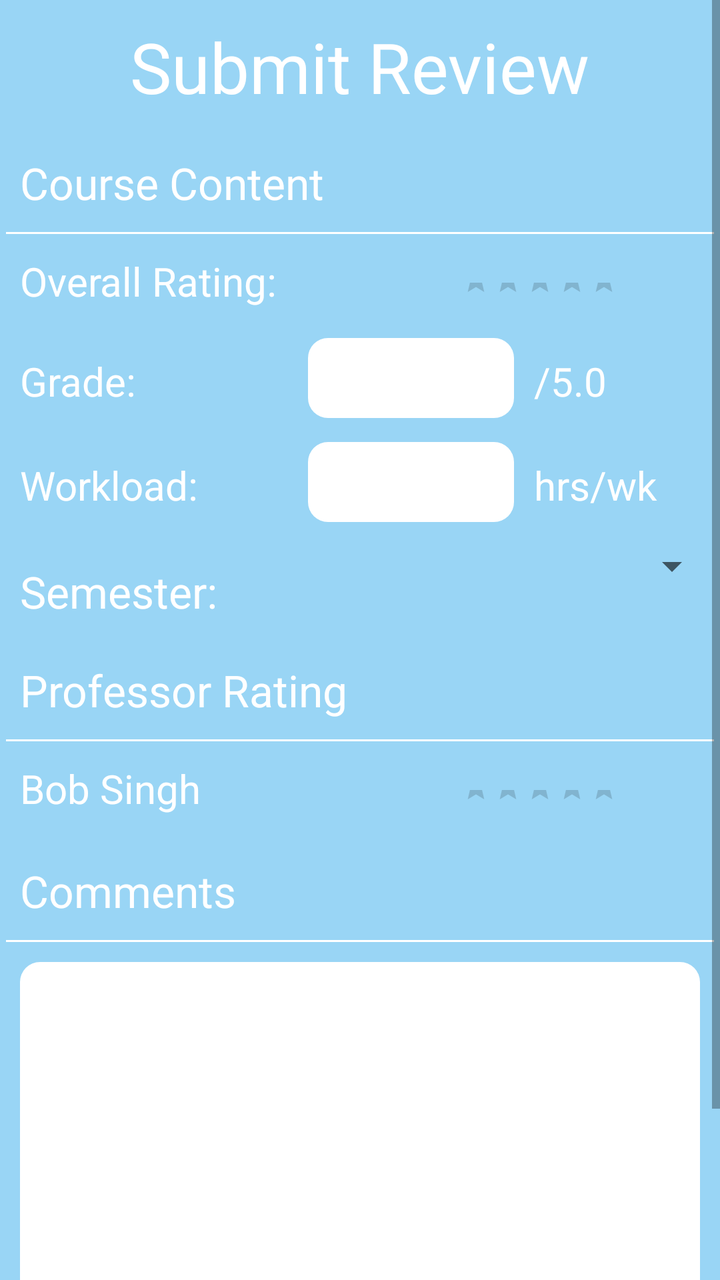
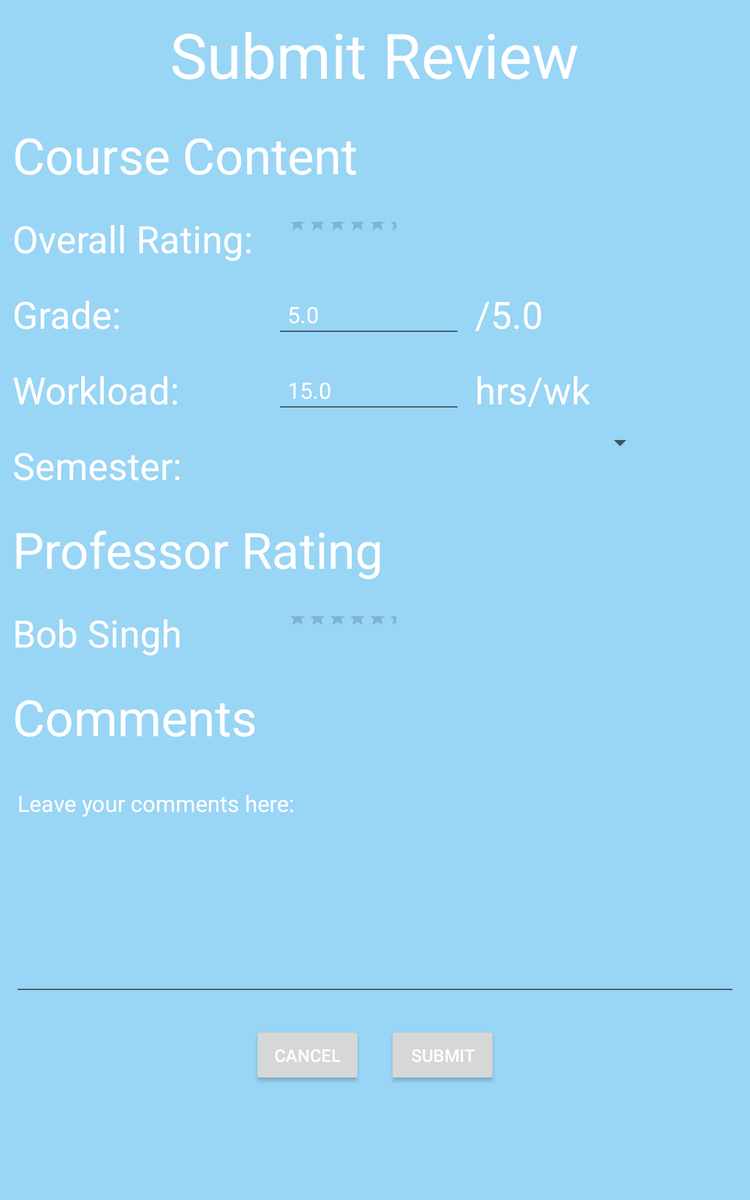

An Android layout and its configuration variant, each rendered on a device that would load it. The default file and the variant file are quoted in full after the pictures.
<!-- AndroidManifest.xml: application theme AppTheme -->
<!-- res/layout/submit_review.xml -->
<?xml version="1.0" encoding="utf-8"?>
<ScrollView xmlns:android="http://schemas.android.com/apk/res/android"
    android:layout_height="match_parent"
    android:layout_width="match_parent"
    android:background="@color/blue_2">

    <LinearLayout
        android:orientation="vertical"
        android:layout_width="match_parent"
        android:layout_height="match_parent">
        

        <TextView
            android:layout_width="wrap_content"
            android:layout_height="wrap_content"
            android:textAppearance="?android:attr/textAppearanceLarge"
            android:text="@string/submit_review"
            android:id="@+id/submit_review"
            android:layout_gravity="center"
            android:textSize="35sp"
            android:padding="10dp" />

        <TextView
            android:layout_width="wrap_content"
            android:layout_height="wrap_content"
            android:textAppearance="?android:attr/textAppearanceLarge"
            android:text="@string/course_content"
            android:id="@+id/course_content"
            android:textSize="22sp"
            android:padding="10dp" />

        <View
            android:layout_width="match_parent"
            android:layout_height="1dp"
            android:layout_marginLeft="3dp"
            android:layout_marginRight="3dp"
            android:background="@color/white" />

        
        <LinearLayout
            android:layout_width="match_parent"
            android:layout_height="wrap_content"
            android:orientation="horizontal"
            android:weightSum="2">

            <TextView
                android:layout_width="0dp"
                android:layout_weight="1"
                android:layout_height="wrap_content"
                android:text="@string/overall_rating_text"
                android:id="@+id/overall_rating"
                android:padding="10dp"

                android:textSize="20sp" />

            <RatingBar
                android:layout_width="0dp"
                android:layout_height="50dp"
                android:id="@+id/ratingBar_1"
                android:paddingTop="15dp"
                android:paddingLeft="50dp"
                android:paddingRight="50dp"
                style="?android:attr/ratingBarStyleSmall"
                android:layout_weight="1" />

        </LinearLayout>


        

        <LinearLayout
            android:layout_width="match_parent"
            android:layout_height="wrap_content"
            android:orientation="horizontal"
            android:paddingBottom="5dp">

            <TextView
                android:layout_width="0dp"
                android:layout_weight="3"
                android:layout_height="wrap_content"
                android:text="@string/grade"
                android:id="@+id/grade_text"
                android:padding="10dp"
                android:textSize="20sp" />

            <EditText
                android:layout_width="0dp"
                android:layout_weight="2"
                android:layout_height="40dp"
                android:id="@+id/grade_input"
                android:hint="@string/hint_grade"
                android:inputType="numberDecimal"
                android:padding="10dp"
                android:background="@drawable/edittext_bg"></EditText>

            <TextView
                android:layout_width="0dp"
                android:layout_weight="2"
                android:layout_height="wrap_content"
                android:text="@string/out_of_5_text"
                android:id="@+id/out_of_5"
                android:padding="10dp"

                android:textSize="20sp" />

        </LinearLayout>


        
        <LinearLayout
            android:layout_width="match_parent"
            android:layout_height="wrap_content"
            android:orientation="horizontal"
            android:paddingBottom="5dp">

            <TextView
                android:layout_width="0dp"
                android:layout_weight="3"
                android:layout_height="wrap_content"
                android:text="Workload:"
                android:id="@+id/workload"
                android:padding="10dp"
                android:textSize="20sp" />

            <EditText
                android:layout_width="0dp"
                android:layout_weight="2"
                android:layout_height="40dp"
                android:id="@+id/workload_input"
                android:hint="@string/hint_workload"
                android:inputType="numberDecimal"
                android:padding="10dp"
                android:background="@drawable/edittext_bg"></EditText>

            <TextView
                android:layout_width="0dp"
                android:layout_weight="2"
                android:layout_height="wrap_content"
                android:text="@string/hrs_per_week"
                android:id="@+id/hrs"
                android:textSize="20sp"
                android:padding="10dp" />
        </LinearLayout>


        
        <LinearLayout
            android:layout_width="match_parent"
            android:layout_height="wrap_content"
            android:orientation="horizontal">

            <TextView
                android:layout_width="0dp"
                android:layout_weight="1"
                android:layout_height="wrap_content"
                android:text="Semester:"
                android:id="@+id/semester"
                android:padding="10dp"
                android:textSize="22sp" />

            <Spinner
                android:layout_width="0dp"
                android:layout_weight="1"
                android:layout_height="wrap_content"
                android:id="@+id/semester_spinner" />

        </LinearLayout>


        <TextView
            android:layout_width="wrap_content"
            android:layout_height="wrap_content"
            android:textAppearance="?android:attr/textAppearanceLarge"
            android:text="@string/prof_rating"
            android:id="@+id/prof_rating_title"
            android:textSize="22sp"
            android:padding="10dp" />

        <View
            android:layout_width="match_parent"
            android:layout_height="1dp"
            android:layout_marginLeft="3dp"
            android:layout_marginRight="3dp"
            android:background="@color/white" />

        
        <LinearLayout
            android:layout_width="match_parent"
            android:layout_height="wrap_content"
            android:orientation="horizontal">

            <TextView
                android:layout_width="0dp"
                android:layout_weight="1"
                android:layout_height="wrap_content"
                android:text="@string/prof_sample"
                android:id="@+id/prof_rating"
                android:padding="10dp"

                android:textSize="20sp" />

            <RatingBar
                android:layout_width="0dp"
                android:layout_height="50dp"
                android:id="@+id/ratingBar_2"
                android:paddingTop="15dp"
                android:paddingLeft="50dp"
                android:paddingRight="50dp"
                style="?android:attr/ratingBarStyleSmall"
                android:layout_weight="1" />

        </LinearLayout>


        
        <TextView
            android:layout_width="wrap_content"
            android:layout_height="wrap_content"
            android:textAppearance="?android:attr/textAppearanceLarge"
            android:text="@string/comment"
            android:id="@+id/comment_title"
            android:textSize="22sp"
            android:padding="10dp" />
        <View
            android:layout_width="match_parent"
            android:layout_height="1dp"
            android:layout_marginLeft="3dp"
            android:layout_marginRight="3dp"
            android:background="@color/white" />

        <EditText
            android:layout_width="match_parent"
            android:layout_height="180dp"
            android:id="@+id/comment_input"
            android:hint="@string/hint_comments"
            android:inputType="numberDecimal"
            android:layout_margin="10dp"
            android:background="@drawable/edittext_bg"
            android:gravity="top|left"

            ></EditText>
        

        <LinearLayout
            android:layout_width="match_parent"
            android:layout_height="wrap_content"
            android:orientation="horizontal"
            android:gravity="center">

            <Button
                android:layout_width="wrap_content"
                android:layout_height="wrap_content"
                android:text="@string/cancel"
                android:id="@+id/button"
                android:layout_margin="10dp" />

            <Button
                android:layout_width="wrap_content"
                android:layout_height="wrap_content"
                android:text="@string/submit"
                android:id="@+id/button2"
                android:layout_margin="10dp" />
        </LinearLayout>


    </LinearLayout>
</ScrollView>
<!-- resources referenced by this layout -->
<resources>
  <color name="blue_2">#99d5f5</color>
  <color name="white">#ffffff</color>
  <!-- drawable edittext_bg (drawable) -->
  <?xml version="1.0" encoding="utf-8"?>
  <shape xmlns:android="http://schemas.android.com/apk/res/android" >
  
      <corners
          android:radius="10dp"
          />
      <solid
          android:color="@android:color/white"/>
  
  </shape>
  <string name="cancel">Cancel</string>
  <string name="comment">Comments</string>
  <string name="course_content">Course Content</string>
  <string name="grade">Grade:</string>
  <string name="hint_comments">Leave your comments here:</string>
  <string name="hint_grade">5.0</string>
  <string name="hint_workload">15.0</string>
  <string name="hrs_per_week">hrs/wk</string>
  <string name="out_of_5_text">/5.0</string>
  <string name="overall_rating_text">Overall Rating: </string>
  <string name="prof_rating">Professor Rating</string>
  <string name="prof_sample">Bob Singh</string>
  <string name="submit">Submit</string>
  <string name="submit_review">Submit Review</string>
  <style name="AppTheme" parent="android:Theme.Material.Light">
          
          
  
          <item name="android:colorPrimary">@color/primary</item>
          
          <item name="android:colorPrimaryDark">@color/transparent_full</item>
  
          
          <item name="android:colorAccent">@color/accent</item>
          
          <item name="android:textColorPrimary">@color/white</item>
          <item name="android:textColor">@color/white</item>
          <item name="android:textColorHint">@color/white_trans</item>
          
          <item name="android:windowBackground">@color/blue_3</item>
  
  
          
          <item name="android:windowActionBar">false</item>
          <item name="android:windowNoTitle">true</item>
      </style>
  <color name="primary">#ffff8f22</color>
  <color name="transparent_full">#07000000</color>
  <color name="accent">#ff3900</color>
  <color name="blue_3">#5bbdf2</color>
</resources>
<!-- res/layout-sw600dp/submit_review.xml (the author's variant of the layout above) -->
<!-- drawn on a 7-inch tablet held upright -->
<?xml version="1.0" encoding="utf-8"?>
<ScrollView xmlns:android="http://schemas.android.com/apk/res/android"
    android:orientation="vertical" android:layout_width="match_parent"
    android:layout_height="match_parent"
    android:weightSum="1"
    android:background="@color/blue_2">
    
<LinearLayout
    android:layout_width="match_parent"
    android:layout_height="match_parent"
    android:orientation="vertical">
    <TextView
        android:layout_width="wrap_content"
        android:layout_height="wrap_content"
        android:textAppearance="?android:attr/textAppearanceLarge"
        android:text="@string/submit_review"
        android:id="@+id/submit_review"
        android:layout_gravity="center"
        android:textSize="50sp"
        android:padding="10dp"
        />

    <TextView
        android:layout_width="wrap_content"
        android:layout_height="wrap_content"
        android:textAppearance="?android:attr/textAppearanceLarge"
        android:text="@string/course_content"
        android:id="@+id/course_content"
        android:textSize="40sp"
        android:padding="10dp"
        />

    
    <LinearLayout
        android:layout_width="match_parent"
        android:layout_height="wrap_content"
        android:orientation="horizontal"
        android:weightSum="1">

        <TextView
            android:layout_width="220dp"
            android:layout_height="wrap_content"
            android:text="@string/overall_rating_text"
            android:id="@+id/overall_rating"
            android:padding="10dp"

            android:textSize="30sp"/>

        <RatingBar
            android:layout_width="wrap_content"
            android:layout_height="50dp"
            android:id="@+id/ratingBar_1"
            android:padding="10dp"
            android:numStars="5"
            style="?android:attr/ratingBarStyleSmall"
            android:layout_weight="0.09" />

    </LinearLayout>


    

    <LinearLayout
        android:layout_width="match_parent"
        android:layout_height="wrap_content"
        android:orientation="horizontal"
        >
        <TextView
            android:layout_width="220dp"
            android:layout_height="wrap_content"
            android:text="@string/grade"
            android:id="@+id/grade_text"
            android:padding="10dp"

            android:textSize="30sp"/>
        <EditText android:layout_width="150dp"
            android:layout_height="40dp"
            android:id="@+id/grade_input"
            android:hint="@string/hint_grade"
            android:inputType="numberDecimal"
            android:padding="10dp"
            >
        </EditText>
        <TextView
            android:layout_width="wrap_content"
            android:layout_height="wrap_content"
            android:text="@string/out_of_5_text"
            android:id="@+id/out_of_5"
            android:padding="10dp"

            android:textSize="30sp"/>

    </LinearLayout>


    
    <LinearLayout
        android:layout_width="match_parent"
        android:layout_height="wrap_content"
        android:orientation="horizontal"
        >
        <TextView
            android:layout_width="220dp"
            android:layout_height="wrap_content"
            android:text="Workload:"
            android:id="@+id/workload"
            android:padding="10dp"
            android:textSize="30sp"/>

        <EditText android:layout_width="150dp"
            android:layout_height="40dp"
            android:id="@+id/workload_input"
            android:hint="@string/hint_workload"
            android:inputType="numberDecimal"
            android:padding="10dp"
            >
        </EditText>

        <TextView
            android:layout_width="wrap_content"
            android:layout_height="wrap_content"
            android:text="@string/hrs_per_week"
            android:id="@+id/hrs"
            android:textSize="30sp"
            android:padding="10dp"
            />
    </LinearLayout>


    
    <LinearLayout
        android:layout_width="match_parent"
        android:layout_height="wrap_content"
        android:orientation="horizontal"
        >
        <TextView
            android:layout_width="220dp"
            android:layout_height="wrap_content"
            android:text="Semester:"
            android:id="@+id/semester"
            android:padding="10dp"
            android:textSize="30sp"/>

        <Spinner
            android:layout_width="300dp"
            android:layout_height="wrap_content"
            android:id="@+id/semester_spinner" />

    </LinearLayout>


    <TextView
        android:layout_width="wrap_content"
        android:layout_height="wrap_content"
        android:textAppearance="?android:attr/textAppearanceLarge"
        android:text="@string/prof_rating"
        android:id="@+id/prof_rating_title"
        android:textSize="40sp"
        android:padding="10dp"
        />

    
    <LinearLayout
        android:layout_width="match_parent"
        android:layout_height="wrap_content"
        android:orientation="horizontal"
        android:weightSum="1">

        <TextView
            android:layout_width="220dp"
            android:layout_height="wrap_content"
            android:text="@string/prof_sample"
            android:id="@+id/prof_rating"
            android:padding="10dp"

            android:textSize="30sp"/>

        <RatingBar
            android:layout_width="wrap_content"
            android:layout_height="50dp"
            android:id="@+id/ratingBar_2"
            android:padding="10dp"
            android:numStars="5"
            style="?android:attr/ratingBarStyleSmall"
            android:layout_weight="0.09" />

    </LinearLayout>



    
    <TextView
        android:layout_width="wrap_content"
        android:layout_height="wrap_content"
        android:textAppearance="?android:attr/textAppearanceLarge"
        android:text="@string/comment"
        android:id="@+id/comment_title"
        android:textSize="40sp"
        android:padding="10dp"
        />
    <EditText android:layout_width="match_parent"
        android:layout_height="180dp"
        android:id="@+id/comment_input"
        android:hint="@string/hint_comments"
        android:inputType="numberDecimal"
        android:layout_margin="10dp"
        android:gravity="top"



        >
    </EditText>
    

    <LinearLayout
        android:layout_width="match_parent"
        android:layout_height="wrap_content"
        android:orientation="horizontal"
        android:gravity="center"
        >
        <Button
            android:layout_width="wrap_content"
            android:layout_height="wrap_content"
            android:text="@string/cancel"
            android:id="@+id/button"
            android:layout_margin="10dp"/>

        <Button
            android:layout_width="wrap_content"
            android:layout_height="wrap_content"
            android:text="@string/submit"
            android:id="@+id/button2"
            android:layout_margin="10dp"
            />
    </LinearLayout>
</LinearLayout>

</ScrollView>
<!-- resources referenced by the variant -->
<!-- as a 7-inch tablet held upright resolves them -->
<resources>
  <color name="blue_2">#99d5f5</color>
  <string name="cancel">Cancel</string>
  <string name="comment">Comments</string>
  <string name="course_content">Course Content</string>
  <string name="grade">Grade:</string>
  <string name="hint_comments">Leave your comments here:</string>
  <string name="hint_grade">5.0</string>
  <string name="hint_workload">15.0</string>
  <string name="hrs_per_week">hrs/wk</string>
  <string name="out_of_5_text">/5.0</string>
  <string name="overall_rating_text">Overall Rating: </string>
  <string name="prof_rating">Professor Rating</string>
  <string name="prof_sample">Bob Singh</string>
  <string name="submit">Submit</string>
  <string name="submit_review">Submit Review</string>
  <style name="AppTheme" parent="android:Theme.Material.Light">
          
          
  
          <item name="android:colorPrimary">@color/primary</item>
          
          <item name="android:colorPrimaryDark">@color/transparent_full</item>
  
          
          <item name="android:colorAccent">@color/accent</item>
          
          <item name="android:textColorPrimary">@color/white</item>
          <item name="android:textColor">@color/white</item>
          <item name="android:textColorHint">@color/white_trans</item>
          
          <item name="android:windowBackground">@color/blue_3</item>
  
  
          
          <item name="android:windowActionBar">false</item>
          <item name="android:windowNoTitle">true</item>
      </style>
  <color name="primary">#ffff8f22</color>
  <color name="transparent_full">#07000000</color>
  <color name="accent">#ff3900</color>
  <color name="white">#ffffff</color>
  <color name="blue_3">#5bbdf2</color>
</resources>
